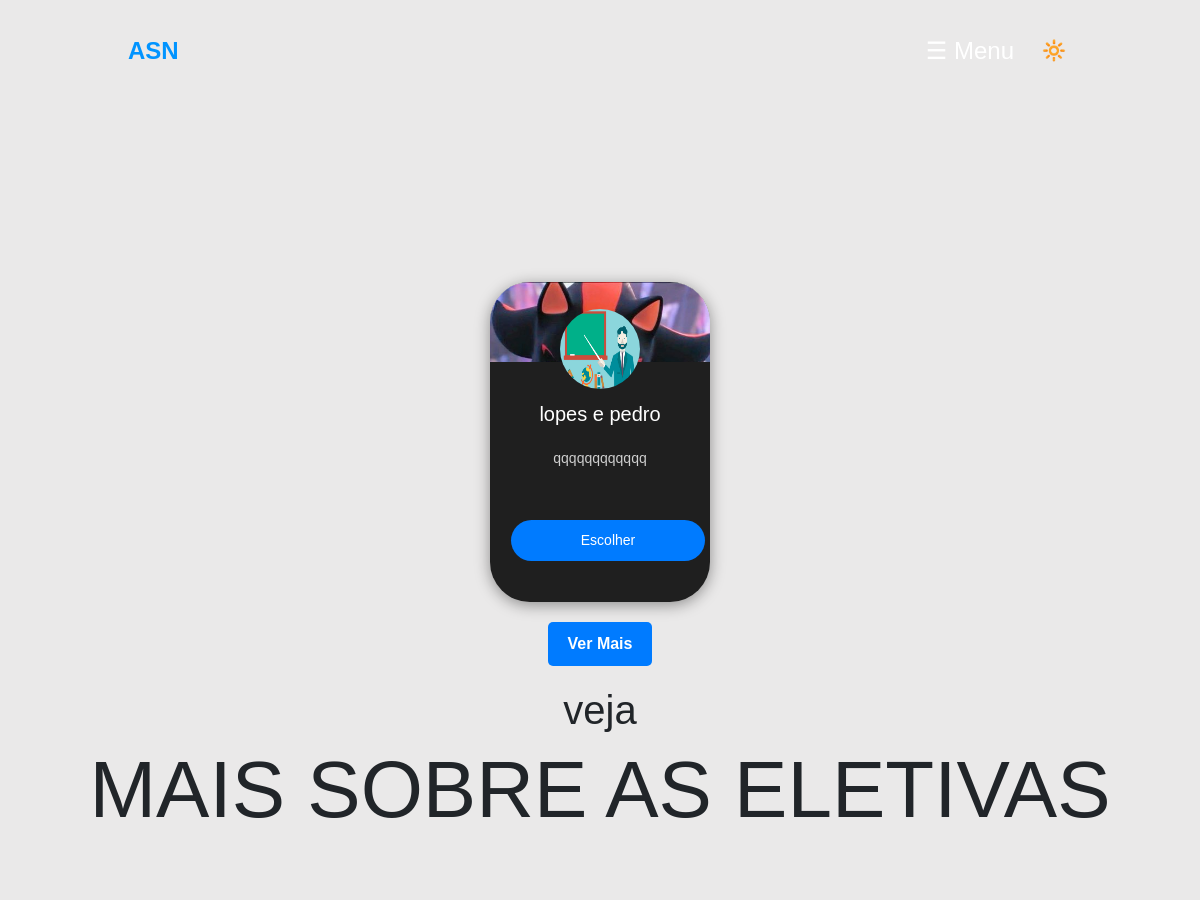
/eletivas/ (upper part), run on an earlier commit of the app's database.
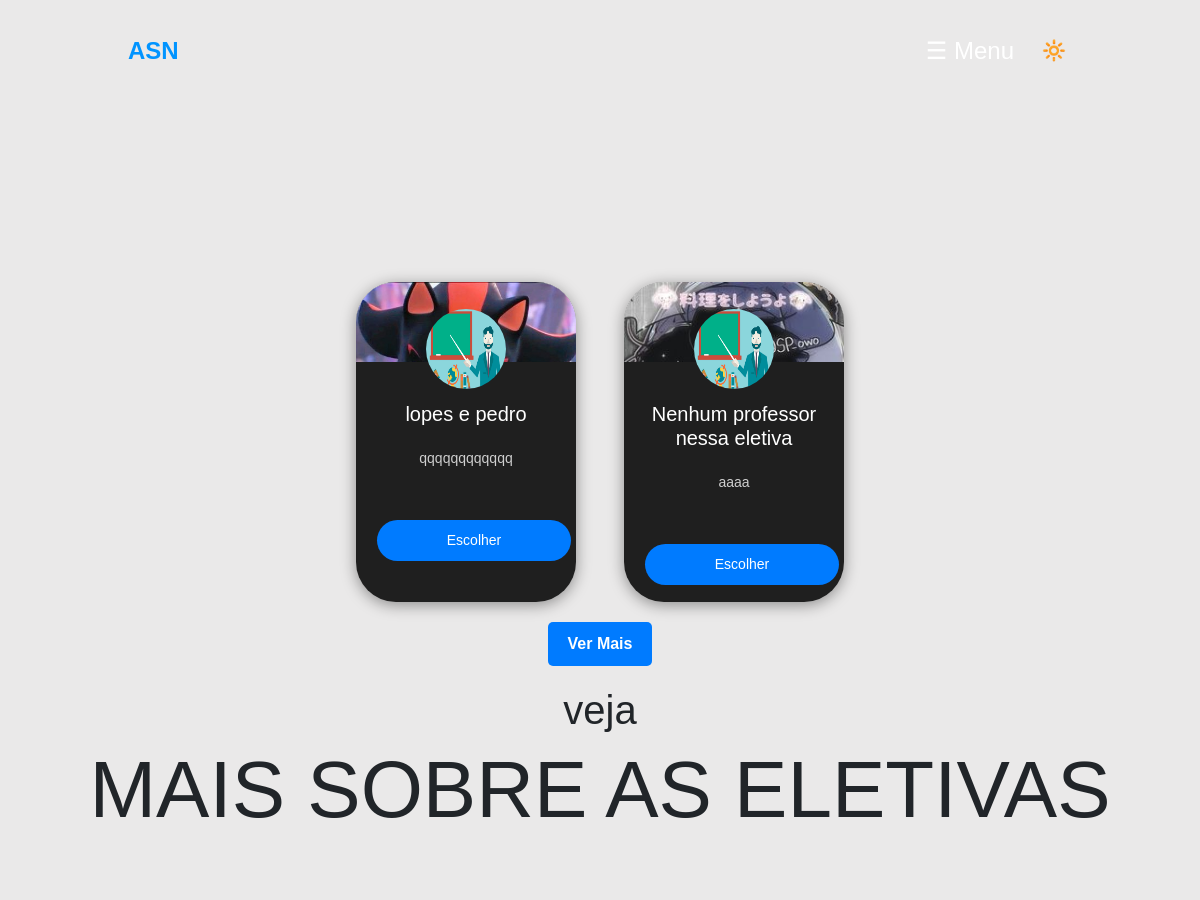
And on a later commit of the database.
### Aplicativo/models.py (models this page shows)
class Eletivas(models.Model):
    titulo = models.CharField(max_length=50)
    descricao = models.TextField(max_length=150)
    imagem = models.ImageField(upload_to="img_eletivas/")
    link = models.URLField(max_length=100, null=True, blank=False)
    img_professores_eletiva = models.ImageField(upload_to="img_eletivas/img_professores_eletiva",null=True, blank=False)

### Aplicativo/views.py (the view)
# urls.py: path('eletivas/', eletivas,name='eletivas'),
def eletivas(request):
    dados = dados_universsais.copy()
    if ver_se_a_pagina_pode_funcionar('eletiva') == True:
        return render(request,'definir_as_paginas/acesso_bloqueado.html',dados)
    dados['pagina'] = "eletivas"
    dados['eletivas'] = Eletivas.objects.all().values()
    todos_professores = {}
    for i in dados['eletivas']:
        todos_professores[f"professor_de_{i['titulo']}"] = Professores.objects.filter(eletiva=f"{i['titulo']}").values()
    dados['todos_professores'] = todos_professores
    return render(request,'eletiva/eletivas.html',dados)

### Aplicativo/templatetags/pesquisa_de_professores.py (called while the page is built)
def pesquisar_professor(dict,nome_da_eletiva):
    var = dict.get(f'professor_de_{nome_da_eletiva}')
    tam_var = len(var)
    mensagem_final = ''
    if tam_var == 2:
        mensagem_final += f"{var[0].get('nome')} e {var[1].get('nome')}"
    elif tam_var == 1:
        mensagem_final += f"{var[0].get('nome')}"
    else:
        mensagem_final += "Nenhum professor nessa eletiva"
    return mensagem_final

### Aplicativo/views.py (called while the page is built)
def ver_se_a_pagina_pode_funcionar(pagina):
    try:
        paginaModels = PaginasUtilizaveis.objects.values().get(id=1)
    except:
        p1 = PaginasUtilizaveis(tutoria=True,eletiva=True,index=True,sobre=True)
        p1.save()
        return False
    if paginaModels[f'{pagina}'] != True:
        return True
    else:
        return False

### Aplicativo/templates/eletiva/eletivas.html (shortened to what this page needs)
{% load static %}
<!DOCTYPE html>
<html lang="en">
<head>
    <link rel="stylesheet" href="{% static 'css/styler_2.css'%} ">
    <link rel="stylesheet" href="{% static 'css/links_reutilizados.css'%} ">
    <link rel="stylesheet" href="https://cdn.jsdelivr.net/npm/bootstrap@4.0.0/dist/css/bootstrap.min.css">
</head>
<body>
    {% include 'codigos reutilizados/links_reutilizados.html' %}
    <div class="casdds">
        {% for i in eletivas %}
            <div class="card-1" data-materia="{{i.titulo}}" data-id="{{i.id}}" onmouseenter="entrou(this)" onmouseleave="saiu(this)">
                <div class="top-section" style=" background-image: url('../../../media/{{i.imagem}}');">
                    <img src="../../../media/{{i.img_professores_eletiva}}" alt="Wilmeika and Juliano">
                </div>
                {% load pesquisa_de_professores %}
                <div class="align">
                    <h2>{{todos_professores|pesquisar_professor:i.titulo}}</h2>
                    <p>{{i.descricao}}</p>
                </div>
                <button onclick="vai(this)" data-link="{{i.link}}">Escolher</button>
            </div>
        {% endfor%}
</div>
<section class="part">
    <a href="#" class="text-decoration-none botao-ver-mais">Ver Mais</a>
</section>
<section>
    <div class="ini">
        <h2>veja</h2>
        <h1 class="title-ele">MAIS SOBRE AS ELETIVAS</h1>
        <div class="eleti">
        </div>
    </div>
</section>
{% include 'codigos reutilizados/footer.html' %}
</body>
</html>

### Aplicativo/templates/codigos reutilizados/links_reutilizados.html (shortened to what this page needs)
{% block links %}
{% load static%}
<link rel="stylesheet" href="{% static 'css/cab.css' %}">
    <header>
        <div class="logo">ASN</div>
        <div class="header-controls">
            <button id="menu-btn">☰ Menu</button>
            <button id="theme-switcher">🔆</button>
        </div>
    </header>
    {% endblock %}

### Aplicativo/templates/codigos reutilizados/footer.html (shortened to what this page needs)
{% block footer %}
<link rel="stylesheet" href="stylescss">
<link rel="stylesheet" href="https://cdnjs.cloudflare.com/ajax/libs/font-awesome/6.4.0/css/all.min.css">
{% endblock %}

### Aplicativo/static/css/styler_2.css (style rules this page uses)
.card-1 { width: 220px; height: 320px; background-color: #1f1f1f; border-radius: 40px; box-shadow: 0 4px 8px rgba(0, 0, 0, 0.1); text-align: center; color: white; overflow: hidden; box-shadow: 0 3px 15px rgb(0 0 0 / 0.4); }
.card-1 .top-section { background-color: white; padding: 20px; height: 80px; background-size: cover; }
.card-1 img { margin-top: 4%; width: 80px; height: 80px; border-radius: 50%; overflow: hidden; }
.card-1 h2 { font-size: 20px; margin-bottom: 10px; margin-top: 40px; }
.card-1 p { margin-top: 10%; font-size: 14px; margin-bottom: 20px; color: #cfcfcf; padding: 0 10px; }
.card-1 button { background-color: #007bff; color: white; border: none; padding: 10px 70px; border-radius: 50px; cursor: pointer; font-size: 14px; margin-bottom: 10px; }
.casdds { display: flex; justify-content: space-evenly; flex-wrap: wrap; gap: 48px; margin-top: 15%; }
.botao-ver-mais { display: inline-block; padding: 10px 20px; margin: 20px 10px; font-size: 16px; font-weight: bold; color: white; background-color: #007bff; border: none; border-radius: 5px; text-align: center; text-decoration: none; cursor: pointer; transition: background-color 0.3s; }
.align p { word-wrap: break-word; white-space: normal; height: 52px; overflow-y: scroll; }
.part { display: flex; justify-content: center; align-items: center; }
body { font-family: Arial, sans-serif; margin: 0; padding: 0; }
.ini { display: flex; align-items: center; justify-content: center; text-align: center; flex-direction: column; }
.ini h1 { font-size: 80px; margin: 0; }
.ini h2 { font-size: 40px; margin: 2; }
.eleti { display: flex; justify-content: space-between; flex-wrap: wrap; justify-content: center; gap: 48px; padding: 10%; }
html { scroll-behavior: smooth; }
@media (min-width: 1023px) and (max-width: 1440px) { .casdds { display: flex; justify-content: center; flex-wrap: wrap; gap: 48px; margin-top: 15%; } }

### Aplicativo/static/css/links_reutilizados.css (style rules this page uses)
:root { --display-adicionar: none; --display-deletar: none; }

### Aplicativo/static/css/cab.css (style rules this page uses)
body { margin: 0; font-family: Arial, sans-serif; transition: margin-right 0.3s, background-color 0.3s; background-color: #eae9e9; }
header { display: flex; align-items: center; justify-content: space-between; background-color: transparent; color: #fff; padding: 2rem 8rem; }
.logo { font-size: 1.5rem; font-weight: bold; color: #0194FF; }
.header-controls { display: flex; align-items: center; }
a { color: #fff; }
button { background: none; border: none; color: #fff; font-size: 1.5rem; cursor: pointer; margin-left: 1rem; }
button#theme-switcher { font-size: 1.2rem; }

### Aplicativo/templates/codigos reutilizados/footer.html (style rules this page uses)
p { transition: .5s }

What changed in the data, as far as the page shows it:
added Eletivas: imagem (picture), img_professores_eletiva (picture), titulo "Nenhum professor nessa eletiva", descricao "aaaa"
